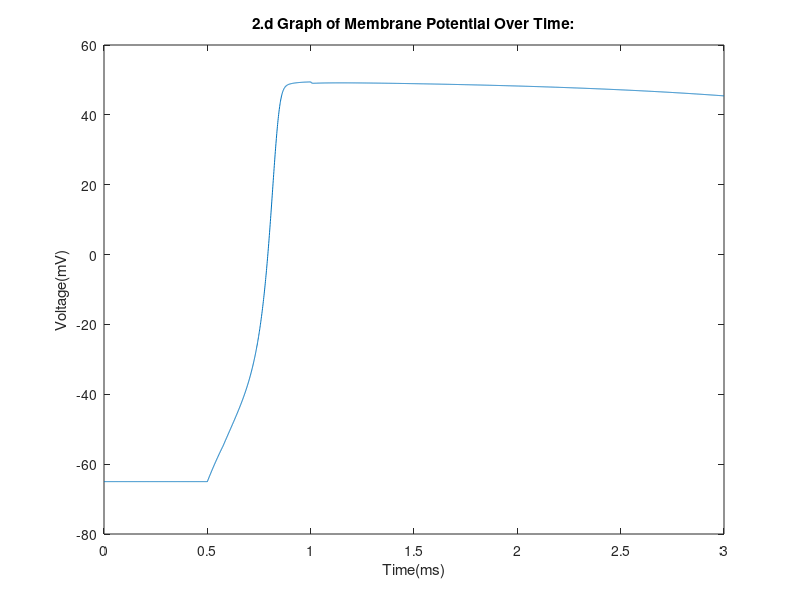
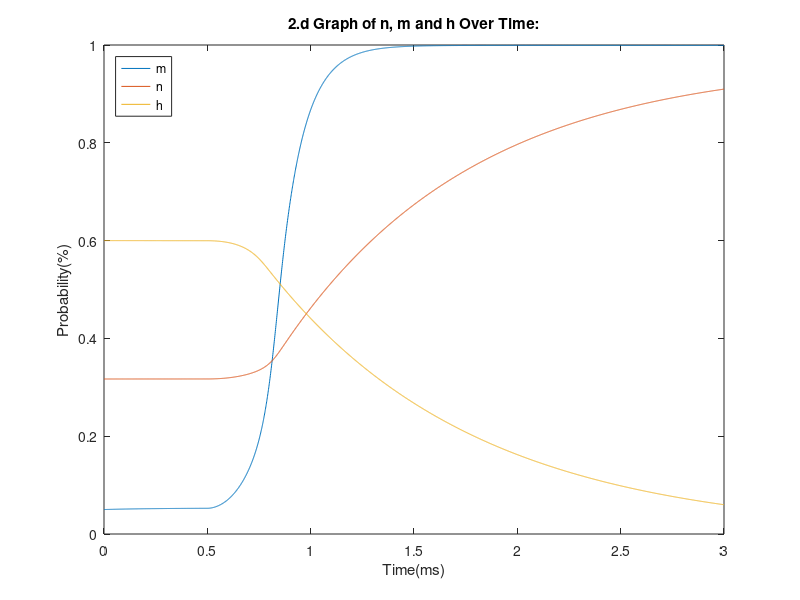

The MATLAB script that drew these images, in order:
%2.c Dakota Ewing
clearvars
%                           Loop Parameters                              %
%------------------------------------------------------------------------%
Tf = 3;  % Tf is the simulation time in ms.
dt = .001;% dt is the time step.
% steps is the total number of timesteps.
Steps = Tf/dt + 1;
% T is the array in which we hold all the time values.
T = 0:dt:Tf;

%                          Variables & Arrays                            %
%------------------------------------------------------------------------%
%(microF/cm^2) The capacitance of the membrane.
Cm = 0.1; 
%(mV) The initial activation potential of the membrane.
Vi = -65; 
%(nA) The current applied to the neuron.
Iapp = 15; 
Ia = Iapp;

%(mV) The displacement from the equilibrium potential for K.
K_eq_dis = -77; 
%(mM/L) The concentration of K ions inside the mebrane.
K_conc_in = 150; 
%(mM/L) The concentration of K ions outside the mebrane.
K_conc_out = 5.5; 

% Ko is the array that holds all values of the potassium ions outside the 
% membrane at a given timestep.
Ko(1:Steps) = 0;
Ko(1) = K_conc_out;

%(mV) The displacement from the equilibrium potential for K.
Na_eq_dis = 50;
%(mM/L) The concentration of Na ions inside the mebrane.
Na_con_in = 15; 
%(mM/L) The concentration of Na ions outside the mebrane.
Na_conc_out = 150; 

% Nai is the array that holds all values of the sodium ions inside the 
% membrane at a given timestep.
Nai(1:Steps) = 0;
Nai(1) = K_conc_in;



%(mV) The displacement from the equilibrium potential for Leakage.
Leak_eq_dis = -54.4; 
%(mS/cm^2) The maximum K conductance.
K_m_cond = 36; 
%(mS/cm^2) The maximum Na conductance.
Na_m_cond = 120; 
%(mS/cm^2) The maximum Leakage conductance.
Leak_m_cond = 0.3; 

% (ms^-1)alpha n is the opening rate constant for n:
alpha_n = @(vt) (0.01*(vt + 55))/(1-exp(-1*((vt+55)/10)));
% (ms^-1)alpha m is the opening rate constant for m:
alpha_m = @(vt) (0.1*(vt + 40))/(1-exp(-1*((vt+40)/10)));
% (ms^-1)alpha h is the opening rate constant for h:
alpha_h = @(vt) 0.07*exp(-1*((vt+65)/20));

% (ms^-1)beta n is the closing rate constant for n:
beta_n = @(vt) 0.125*exp(-1*((vt+65)/80));
% (ms^-1)beta m is the closing rate constant for m:
beta_m = @(vt) 4*exp(-1*((vt+65)/18));
% (ms^-1)closing rate constant for h:
beta_h = @(vt) 1/(exp(-1*((vt+35)/10))+1);

%________________________________________________________________________%
%                      GATING VARIABLES                                  %

% n is the potassium activation gating variable, initial probability of K 
% gate being open:
n_initial = 0.317;
%(ms^-1)rate of change of n over time:
dNdt = @(vt,n) alpha_n(vt) * (1 - n) - beta_n(vt) * n; 
% N is the array that holds all values of the n at a given timestep.
N(1:Steps) = 0;
N(1) = n_initial;

% m is the sodium activation gating variable, initial probability of 
% Na gate being open:
m_initial = 0.05;
% (ms^-1)rate of change of m over time:
dMdt = @(vt,m) alpha_m(vt) * (1 - m) - beta_m(vt) * m;
% M is the array that holds all values of the m at a given timestep.
M(1:Steps) = 0;
M(1) = m_initial;

% h is the sodium inactivation gating variable, initial probability of Na 
% gate being deactivated:
h_initial = 0.6;                 
% (ms^-1)rate of change of h over time:
dHdt = @(vt,h) alpha_h(vt) * (1 - h) - beta_h(vt) * h;
% H is the array that holds all values of the h at a given timestep.
H(1:Steps) = 0;
H(1) = h_initial;


%The current from the potassium pump.
Ik = @(n,vt) K_m_cond * (n^4) * (vt - K_eq_dis);
% The current caused by leaks in the membrane.
Il = @(vt) Leak_m_cond * (vt - Leak_eq_dis);
% The current from the sodium pump.
INa = @(m,h,vt) Na_m_cond * (m^3) * h * (vt - Na_eq_dis);
% The current from the Na-K pump.
Ip = Il(Vi);

% The change in voltage over time for the membrane.
dVdt = @(n,m,h,vt,gk,gna,gnak,ca)(ca +gnak*Ip -gk*Ik(n,vt) -gna*INa(m,h,vt) -Il(vt))/Cm;

% The change in the sodium ion concentration inside the cell over time.
dNadt = @(vt, m, h) 3*Ip -INa(m,h,vt); 

% The change in the potassium ion concentration outside the cell over time.
dKdt = @(vt, n)  Ik(n,vt) - Il(vt) - 2*Ip;

% V is the array that holds all values of the voltage at a given time.
V(1:Steps) = 0;
V(1) = Vi;


%GATING VARIABLES:

% The gate for the potassium pump. when 0, the K pump is off, when 1, it is
% on.
Kg = 0;
% The gate for the sodium pump. when 0, the K pump is off, when 1, it is
% on.
Nag = 0;
% The gate for the Na-K pump. when 0, the Na-K pump is off, when 1, it is
% on.
NaKg = 1;
% The repolarization switch used to tell the simulation if the neuron is
% repolarizing. 
repolarize = 0;
% The sodium pump activation threshold.
Vna = -55;
% The potassium pump activation/sodium pump deactivation threshold.
Vk = 50;



%                             Simulation                                 %
%------------------------------------------------------------------------%

%loop:

%while the iterator is less than or equal to the total number of steps:
for s = 1:Steps
    
    % Applied current switch:
    if(T(s) >=0.5 && T(s) <=1)
        Ia = Iapp;
    else
        Ia = 0;
    end
    %RK4:
    n1 = dNdt(V(s), N(s))*dt;
    m1 = dMdt(V(s), M(s))*dt;
    h1 = dHdt(V(s), H(s))*dt;
    k1 = dKdt(V(s), N(s))*dt;
    na1= dNadt(V(s), M(s), H(s))*dt;
    v1 = dVdt(N(s), M(s), H(s), V(s), Kg, Nag, NaKg, Ia)*dt;
    
    
    n2 = dNdt(V(s)+v1/2, N(s)+n1/2)*dt;
    m2 = dMdt(V(s)+v1/2, M(s)+m1/2)*dt;
    h2 = dHdt(V(s)+v1/2, H(s)+h1/2)*dt;
    k2 = dKdt(V(s)+v1/2, N(s)+n1/2)*dt;
    na2= dNadt(V(s)+v1/2, M(s)+m1/2, H(s)+h1/2)*dt;
    v2 = dVdt(N(s)+n1/2, M(s)+m1/2, H(s)+h1/2, V(s)+v1/2, Kg, Nag, NaKg, Ia)*dt;
    
    n3 = dNdt(V(s)+v2/2, N(s)+n2/2)*dt;
    m3 = dMdt(V(s)+v2/2, M(s)+m2/2)*dt;
    h3 = dHdt(V(s)+v2/2, H(s)+h2/2)*dt;
    k3 = dKdt(V(s)+v2/2, N(s)+n2/2)*dt;
    na3= dNadt(V(s)+v2/2, M(s)+m2/2, H(s)+h2/2)*dt;
    v3 = dVdt(N(s)+n2/2, M(s)+m2/2, H(s)+h2/2, V(s)+v2/2, Kg, Nag, NaKg, Ia)*dt;
    
    n4 = dNdt(V(s)+v3, N(s)+n3)*dt;
    m4 = dMdt(V(s)+v3, M(s)+m3)*dt;
    h4 = dHdt(V(s)+v3, H(s)+h3)*dt;
    k4 = dKdt(V(s)+v3, N(s)+n3)*dt;
    na4= dNadt(V(s)+v3, M(s)+m3, H(s)+h3)*dt;
    v4 = dVdt(N(s)+n3, M(s)+m3, H(s)+h3, V(s)+v3, Kg, Nag, NaKg, Ia)*dt;
    
    N(s + 1) = N(s) +(n1 + 2*n2 + 2*n3 + n4)/6;
    M(s + 1) = M(s) +(m1 + 2*m2 + 2*m3 + m4)/6;
    H(s + 1) = H(s) +(h1 + 2*h2 + 2*h3 + h4)/6;
    Ko(s+ 1) = Ko(s)+(k1 + 2*k2 + 2*k3 + k4)/6;
    Nai(s+1) = Nai(s)+(na1 + 2*na2 + 2*na3 + na4)/6;
    V(s + 1) = V(s) +(v1 + 2*v2 + 2*v3 + v4)/6;
    
    
    % Gating channel switches:
    if(V(s)>= Vna && V(s)<=Vk && ~repolarize)
        Kg = 0;
        Nag = 1;
        repolarize = 0;
        G(s) = 10;
    elseif(V(s)>=Vk && ~repolarize)
        Kg = 1;
        Nag = 0;
        repolarize = 1;
        G(s) = 20;
    elseif((V(s+1)>V(s)) && repolarize)
        Kg = 0;
        Nag = 0;
        repolarize = 0;
        G(s) = 0;
    elseif(repolarize)
        Kg = 1;
        Nag = 0;
        repolarize = 1;
        G(s) = 20;
    end
    %Na-K Pump switch. If the sodium ion concentrain inside the membrane
    %and the potassium ion concentration outside the membrane are greater
    %than zero, the Na-K switch is on, else it is off.
    if  Nai(s)>0 && Ko(s)>0
        NaKg = 1;
    else
        NaKg = 0;
    end
   
end

%                               Plots                                    %
%------------------------------------------------------------------------%

plot(T(1:Steps), V(1:Steps))
title('2.d Graph of Membrane Potential Over Time:')
xlabel('Time(ms)') 
ylabel('Voltage(mV)') 
figure;


plot(T(1:Steps), M(1:Steps));
hold on;
plot(T(1:Steps), N(1:Steps));
hold on;
plot(T(1:Steps), H(1:Steps));
title('2.d Graph of n, m and h Over Time:')
xlabel('Time(ms)') 
ylabel('Probability(%)') 
legend('m','n','h','Location','northwest')

